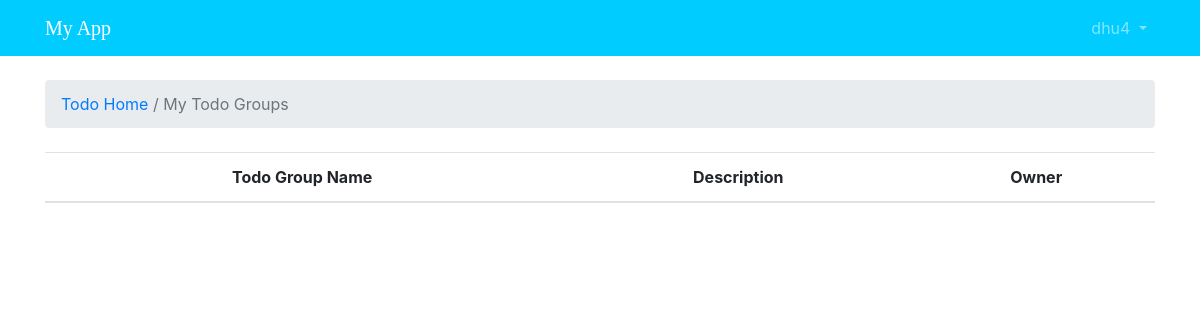
Page /todo/todogroups/ (signed in) on the earlier database version.
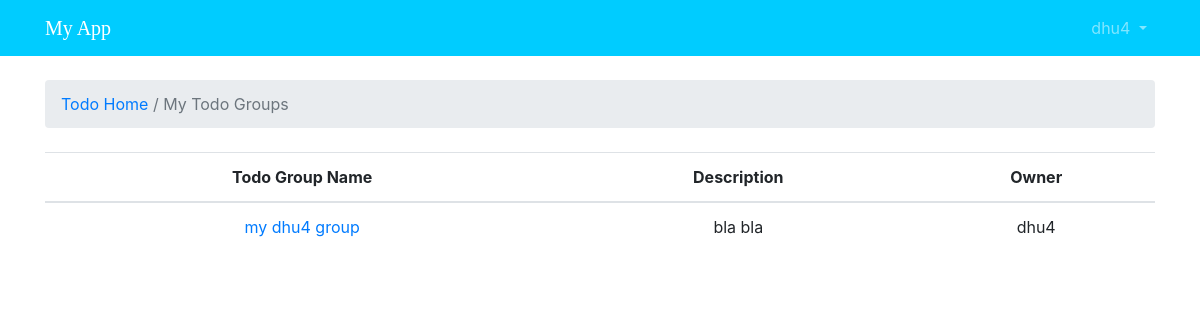
Same page on the later database version.
### todo/models.py (models this page shows, shortened)
class TodoGroup(models.Model):
    name = models.CharField(max_length=30, unique=True)
    description = models.CharField(max_length=100)
    author = models.ForeignKey(User, on_delete=models.PROTECT, related_name='todogroups')

### todo/views.py (the view)
# urls.py: path('todogroups/', views.todo_groups, name='all_todo_groups'),
def todo_groups(request):
    print('debug here', request.user)
    todo_group_list = TodoGroup.objects.filter(author=request.user)
    return render(request, 'todo/todogroups.html', {'todo_group_list': todo_group_list})

### templates/todo/todogroups.html
{% extends 'base.html' %}
{% block breadcrumb %}
  <li class="breadcrumb-item active"><a href="{% url 'todo:index' %}">Todo Home</a> / My Todo Groups</li>
{% endblock %}
{% block content %}
<table class="table">
  <thead class="thead-inverse">
    <tr>
      <th>Todo Group Name</th>
      <th>Description</th>
      <th>Owner</th>
    </tr>
  </thead>
  <tbody>
    {% for todo_group in todo_group_list %}
      <tr>
        <td><a href="{% url 'todo:todos_by_group' todo_group.id %}">{{ todo_group.name }}</a> </td>
        <td>{{ todo_group.description }}</td>
        <td>{{ todo_group.author }}</td>
      </tr>
    {% endfor %}
  </tbody>
</table>
{% endblock %}

Differences in the rows shown:
added TodoGroup: name "my dhu4 group", description "bla bla", author "dhu4"
